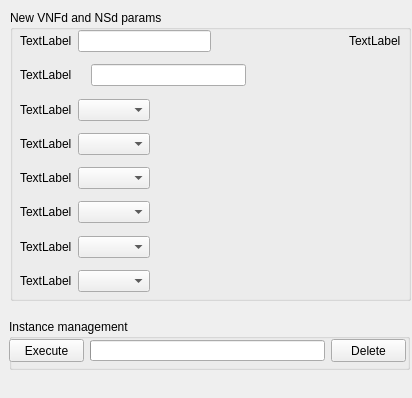
<?xml version="1.0" encoding="UTF-8"?>
<ui version="4.0">
 <class>Form</class>
 <widget class="QWidget" name="Form">
  <property name="geometry">
   <rect>
    <x>0</x>
    <y>0</y>
    <width>412</width>
    <height>398</height>
   </rect>
  </property>
  <property name="windowTitle">
   <string>Create instance</string>
  </property>
  <widget class="QGroupBox" name="groupBox">
   <property name="geometry">
    <rect>
     <x>10</x>
     <y>10</y>
     <width>401</width>
     <height>291</height>
    </rect>
   </property>
   <property name="title">
    <string>New VNFd and NSd params</string>
   </property>
   <widget class="QWidget" name="verticalLayoutWidget_2">
    <property name="geometry">
     <rect>
      <x>10</x>
      <y>20</y>
      <width>381</width>
      <height>262</height>
     </rect>
    </property>
    <layout class="QVBoxLayout" name="verticalLayout_2">
     <item>
      <layout class="QHBoxLayout" name="horizontalLayout">
       <item>
        <widget class="QLabel" name="labelNameInstance">
         <property name="text">
          <string>TextLabel</string>
         </property>
        </widget>
       </item>
       <item>
        <widget class="QLineEdit" name="lineEdit"/>
       </item>
       <item>
        <spacer name="horizontalSpacer_2">
         <property name="orientation">
          <enum>Qt::Horizontal</enum>
         </property>
         <property name="sizeHint" stdset="0">
          <size>
           <width>40</width>
           <height>20</height>
          </size>
         </property>
        </spacer>
       </item>
       <item>
        <widget class="QLabel" name="labelClock">
         <property name="text">
          <string>TextLabel</string>
         </property>
        </widget>
       </item>
      </layout>
     </item>
     <item>
      <spacer name="verticalSpacer_7">
       <property name="orientation">
        <enum>Qt::Vertical</enum>
       </property>
       <property name="sizeHint" stdset="0">
        <size>
         <width>20</width>
         <height>40</height>
        </size>
       </property>
      </spacer>
     </item>
     <item>
      <layout class="QHBoxLayout" name="horizontalLayout_9">
       <item>
        <widget class="QLabel" name="label_descr">
         <property name="text">
          <string>TextLabel</string>
         </property>
        </widget>
       </item>
       <item>
        <widget class="QLabel" name="labelIp_3">
         <property name="text">
          <string/>
         </property>
        </widget>
       </item>
       <item>
        <widget class="QLineEdit" name="lineEditDescription"/>
       </item>
       <item>
        <spacer name="horizontalSpacer_9">
         <property name="orientation">
          <enum>Qt::Horizontal</enum>
         </property>
         <property name="sizeHint" stdset="0">
          <size>
           <width>40</width>
           <height>20</height>
          </size>
         </property>
        </spacer>
       </item>
      </layout>
     </item>
     <item>
      <spacer name="verticalSpacer_6">
       <property name="orientation">
        <enum>Qt::Vertical</enum>
       </property>
       <property name="sizeHint" stdset="0">
        <size>
         <width>20</width>
         <height>40</height>
        </size>
       </property>
      </spacer>
     </item>
     <item>
      <layout class="QHBoxLayout" name="horizontalLayout_2">
       <item>
        <widget class="QLabel" name="label_image">
         <property name="text">
          <string>TextLabel</string>
         </property>
        </widget>
       </item>
       <item>
        <widget class="QComboBox" name="comboBoxImages"/>
       </item>
       <item>
        <spacer name="horizontalSpacer_7">
         <property name="orientation">
          <enum>Qt::Horizontal</enum>
         </property>
         <property name="sizeHint" stdset="0">
          <size>
           <width>40</width>
           <height>20</height>
          </size>
         </property>
        </spacer>
       </item>
      </layout>
     </item>
     <item>
      <spacer name="verticalSpacer_2">
       <property name="orientation">
        <enum>Qt::Vertical</enum>
       </property>
       <property name="sizeHint" stdset="0">
        <size>
         <width>20</width>
         <height>40</height>
        </size>
       </property>
      </spacer>
     </item>
     <item>
      <layout class="QHBoxLayout" name="horizontalLayout_4">
       <item>
        <widget class="QLabel" name="label_ram">
         <property name="text">
          <string>TextLabel</string>
         </property>
        </widget>
       </item>
       <item>
        <widget class="QComboBox" name="comboBoxRam"/>
       </item>
       <item>
        <spacer name="horizontalSpacer_3">
         <property name="orientation">
          <enum>Qt::Horizontal</enum>
         </property>
         <property name="sizeHint" stdset="0">
          <size>
           <width>40</width>
           <height>20</height>
          </size>
         </property>
        </spacer>
       </item>
      </layout>
     </item>
     <item>
      <spacer name="verticalSpacer_3">
       <property name="orientation">
        <enum>Qt::Vertical</enum>
       </property>
       <property name="sizeHint" stdset="0">
        <size>
         <width>20</width>
         <height>40</height>
        </size>
       </property>
      </spacer>
     </item>
     <item>
      <layout class="QHBoxLayout" name="horizontalLayout_3">
       <item>
        <widget class="QLabel" name="label_cpu">
         <property name="text">
          <string>TextLabel</string>
         </property>
        </widget>
       </item>
       <item>
        <widget class="QComboBox" name="comboBoxCpu"/>
       </item>
       <item>
        <spacer name="horizontalSpacer_4">
         <property name="orientation">
          <enum>Qt::Horizontal</enum>
         </property>
         <property name="sizeHint" stdset="0">
          <size>
           <width>40</width>
           <height>20</height>
          </size>
         </property>
        </spacer>
       </item>
      </layout>
     </item>
     <item>
      <spacer name="verticalSpacer_4">
       <property name="orientation">
        <enum>Qt::Vertical</enum>
       </property>
       <property name="sizeHint" stdset="0">
        <size>
         <width>20</width>
         <height>40</height>
        </size>
       </property>
      </spacer>
     </item>
     <item>
      <layout class="QHBoxLayout" name="horizontalLayout_5">
       <item>
        <widget class="QLabel" name="label_storage">
         <property name="text">
          <string>TextLabel</string>
         </property>
        </widget>
       </item>
       <item>
        <widget class="QComboBox" name="comboBoxStorage"/>
       </item>
       <item>
        <spacer name="horizontalSpacer_5">
         <property name="orientation">
          <enum>Qt::Horizontal</enum>
         </property>
         <property name="sizeHint" stdset="0">
          <size>
           <width>40</width>
           <height>20</height>
          </size>
         </property>
        </spacer>
       </item>
      </layout>
     </item>
     <item>
      <spacer name="verticalSpacer_5">
       <property name="orientation">
        <enum>Qt::Vertical</enum>
       </property>
       <property name="sizeHint" stdset="0">
        <size>
         <width>20</width>
         <height>40</height>
        </size>
       </property>
      </spacer>
     </item>
     <item>
      <layout class="QHBoxLayout" name="horizontalLayout_10">
       <item>
        <widget class="QLabel" name="label_network">
         <property name="text">
          <string>TextLabel</string>
         </property>
        </widget>
       </item>
       <item>
        <widget class="QComboBox" name="comboBoxNetwork"/>
       </item>
       <item>
        <spacer name="horizontalSpacer_10">
         <property name="orientation">
          <enum>Qt::Horizontal</enum>
         </property>
         <property name="sizeHint" stdset="0">
          <size>
           <width>40</width>
           <height>20</height>
          </size>
         </property>
        </spacer>
       </item>
      </layout>
     </item>
     <item>
      <spacer name="verticalSpacer">
       <property name="orientation">
        <enum>Qt::Vertical</enum>
       </property>
       <property name="sizeHint" stdset="0">
        <size>
         <width>20</width>
         <height>40</height>
        </size>
       </property>
      </spacer>
     </item>
     <item>
      <layout class="QHBoxLayout" name="horizontalLayout_6">
       <item>
        <widget class="QLabel" name="label_vim">
         <property name="text">
          <string>TextLabel</string>
         </property>
        </widget>
       </item>
       <item>
        <widget class="QComboBox" name="comboBoxVims"/>
       </item>
       <item>
        <widget class="QLabel" name="labelIp">
         <property name="text">
          <string/>
         </property>
        </widget>
       </item>
       <item>
        <spacer name="horizontalSpacer_6">
         <property name="orientation">
          <enum>Qt::Horizontal</enum>
         </property>
         <property name="sizeHint" stdset="0">
          <size>
           <width>40</width>
           <height>20</height>
          </size>
         </property>
        </spacer>
       </item>
      </layout>
     </item>
    </layout>
   </widget>
  </widget>
  <widget class="QGroupBox" name="groupBox_2">
   <property name="geometry">
    <rect>
     <x>9</x>
     <y>319</y>
     <width>401</width>
     <height>51</height>
    </rect>
   </property>
   <property name="title">
    <string>Instance management</string>
   </property>
   <widget class="QPushButton" name="execBut">
    <property name="geometry">
     <rect>
      <x>0</x>
      <y>20</y>
      <width>75</width>
      <height>23</height>
     </rect>
    </property>
    <property name="text">
     <string>Execute</string>
    </property>
   </widget>
   <widget class="QProgressBar" name="progressBar">
    <property name="enabled">
     <bool>true</bool>
    </property>
    <property name="geometry">
     <rect>
      <x>81</x>
      <y>21</y>
      <width>235</width>
      <height>21</height>
     </rect>
    </property>
    <property name="minimum">
     <number>0</number>
    </property>
    <property name="maximum">
     <number>3</number>
    </property>
    <property name="value">
     <number>0</number>
    </property>
    <property name="textVisible">
     <bool>false</bool>
    </property>
   </widget>
   <widget class="QPushButton" name="pushButtonDelete">
    <property name="geometry">
     <rect>
      <x>322</x>
      <y>20</y>
      <width>75</width>
      <height>23</height>
     </rect>
    </property>
    <property name="text">
     <string>Delete</string>
    </property>
   </widget>
  </widget>
 </widget>
 <resources/>
 <connections/>
</ui>
